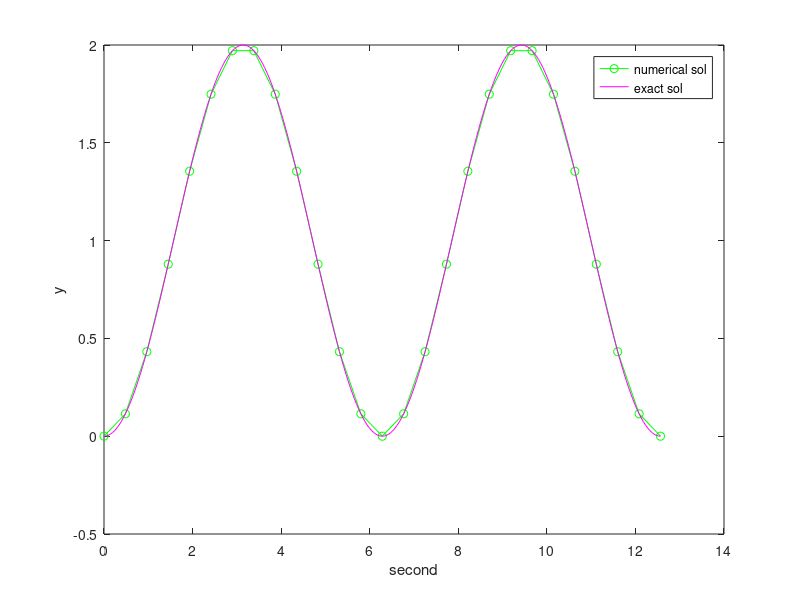

The MATLAB source for this figure:
% page 173
% dy/dt = sint    y(0) = 0 => c= 1;  0 <= t <= 4*pi
% calculate exact sol by hand: y(t) = 1-cost

% predicted error method modified euler with higher precision
clear;
clc;
close all;


delta = 2*pi/13; % flexible step for this  problem
%(tried by author) with variation
y(1) = 0;% matlab index start from 1
k = 0;
for time = [delta: delta: 4*pi]
    k = k+1;
    deltah = delta/2;
    time_t = time - delta;
    k1 = delta*sin(time_t);
    k2 = delta*sin(time_t + deltah);
    k3 = delta*sin(time_t + deltah);
    k4 = delta*sin(time_t + delta);
%  y(k+1) = y(k) + (delta/2)*(sin(time - delta) + sin(time)); % not sin(k) this is magic num ha
    y(k+1) = y(k) + (k1 + 2*k2 + 2*k3 + k4)/6;
end

t_true = [0:delta/10:4*pi];
y_true = 1 - cos(t_true);
t = [0:delta:4*pi];
plot(t,y,'g-o',t_true,y_true,'m');
xlabel('second'), ylabel('y');
legend('numerical sol','exact sol');
